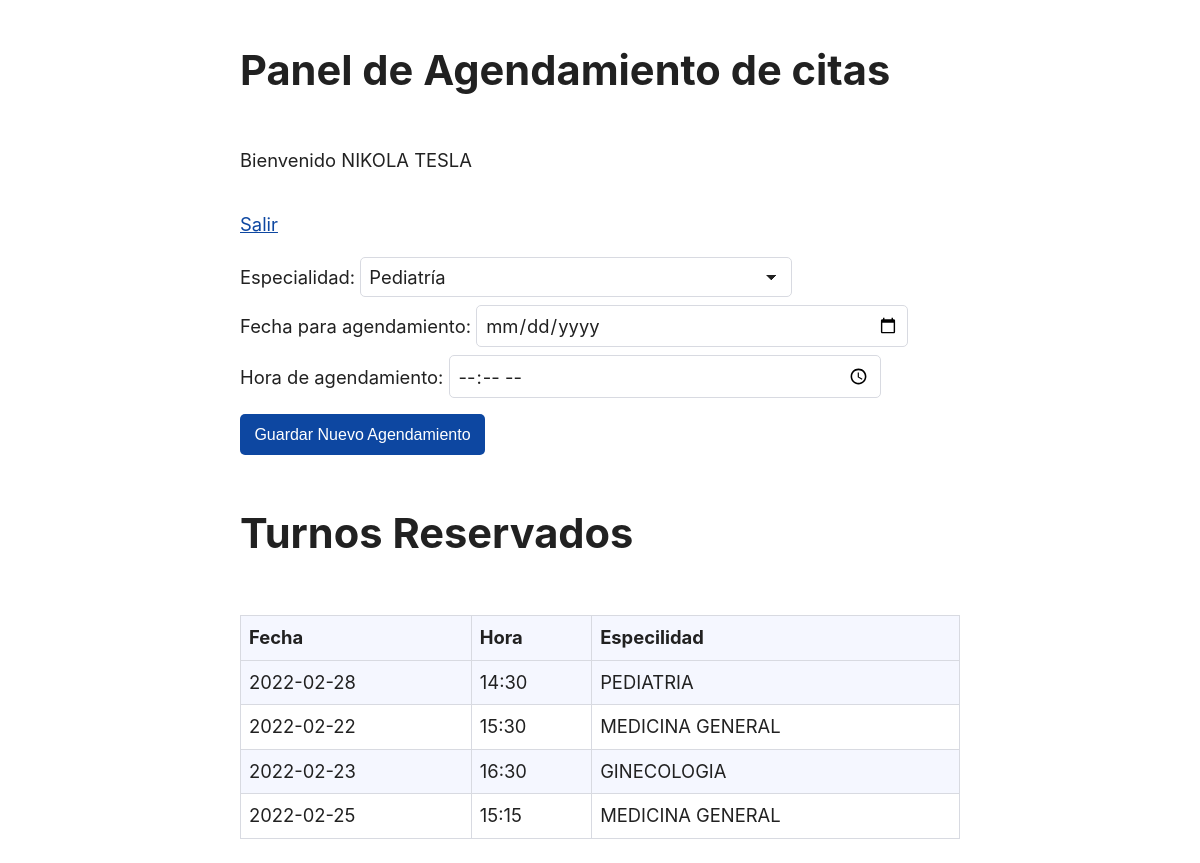
Page /index_usuario.php (signed in) on the committed database.
### tables this page shows
CREATE TABLE `turnos` (
  `TUR_ID` int(11) NOT NULL,
  `TUR_FECHA` text DEFAULT NULL,
  `TUR_HORA` text DEFAULT NULL,
  `TUR_DOC_ID` int(11) DEFAULT NULL,
  `TUR_US_ID` int(11) DEFAULT NULL
);

CREATE TABLE `doctores` (
  `DOC_ID` int(11) NOT NULL,
  `DOC_ESPECIALIDAD` text DEFAULT NULL,
  `DOC_OBSERVACIONES` text DEFAULT NULL
);

### index_usuario.php (the view, shortened to what this page needs)
<?php
require 'config.php';
$usuario3 = $_SESSION['nombredelusuario'];
?>
<!DOCTYPE html>
<html lang="es" dir="ltr">
  <head>
    <link rel="stylesheet" href="./moestilo.css">
  </head>
  <body>
    <h2>Panel de Agendamiento de citas</h2>
    <p>Bienvenido <?php print_r($_SESSION['nombredelusuario']); ?></p>
    <p>
      <a href="logout.php">Salir</a>
    </p>
    <form class="" action="" method="post" enctype="multipart/form-data" autocomplete="off">
        <label for="">Especialidad:</label>
        <select name="especialidad">
            <option value="1">Pediatría</option>
        </select>
        <br>
        <label for="">Fecha para agendamiento:</label>
        <input type="date" id="fecha_agen" name="fecha_agen">
        <br>
        <label for="">Hora de agendamiento:</label>
        <input type="time" name="hora_agen">
        <br>
      <button type="submit" name="btAgendar">Guardar Nuevo Agendamiento</button>
    </form>
    <br>
    <br>
    <h2>Turnos Reservados</h2>
    <table>
      <tr>
        <th>Fecha</th>
        <th>Hora</th>
        <th>Especilidad</th>
      </tr>
      <?php
        $sql2 = "SELECT TUR_FECHA, TUR_HORA, DOC_ESPECIALIDAD, US_APELLIDOSNOMBRES FROM TURNOS
                  INNER JOIN DOCTORES ON TUR_DOC_ID = DOC_ID
                  INNER JOIN USUARIOS ON TUR_US_ID = US_ID
                  where US_APELLIDOSNOMBRES = '$usuario3';";
        $result = $conn->query($sql2);
        if ($result->num_rows > 0) {
          while($row = $result->fetch_assoc()) {
          echo "<tr><td>" . $row["TUR_FECHA"]. "</td><td>" . $row["TUR_HORA"] . "</td><td>"
          . $row["DOC_ESPECIALIDAD"]. "</td></tr>";
          }
          echo "</table>";
        } else { echo "No hay agendamientos"; }
      ?>
  </body>
</html>

### moestilo.css (style rules this page uses)
:root { --sans-font: -apple-system, BlinkMacSystemFont, "Avenir Next", Avenir, "Nimbus Sans L", Roboto, Noto, "Segoe UI", Arial, Helvetica, "Helvetica Neue", sans-serif; --mono-font: Consolas, Menlo, Monaco, "Andale Mono", "Ubuntu Mono", monospace; --bg: #fff; --accent-bg: #f5f7ff; --text: #212121; --text-light: #585858; --border: #d8dae1; --accent: #0d47a1; --code: #d81b60; --preformatted: #444; --marked: #ffdd33; --disabled: #efefef; }
html { font-family: var(--sans-font); scroll-behavior: smooth; }
body { color: var(--text); background: var(--bg); font-size: 1.15rem; line-height: 1.5; display: grid; grid-template-columns: 1fr min(45rem, 90%) 1fr; margin: 0; }
body>* { grid-column: 2; }
h2 { font-size: 2.6rem; margin-top: 3rem; }
h1, h2, h3 { line-height: 1.1; }
a, a:visited { color: var(--accent); }
button, [role="button"], input[type="submit"], input[type="reset"], input[type="button"] { border: none; border-radius: 5px; background: var(--accent); font-size: 1rem; color: var(--bg); padding: 0.7rem 0.9rem; margin: 0.5rem 0; }
table { border-collapse: collapse; width: 100%; margin: 1.5rem 0; }
td, th { border: 1px solid var(--border); text-align: left; padding: 0.5rem; }
th { background: var(--accent-bg); font-weight: bold; }
tr:nth-child(even) { background: var(--accent-bg); }
textarea, select, input { font-size: inherit; font-family: inherit; padding: 0.5rem; margin-bottom: 0.5rem; color: var(--text); background: var(--bg); border: 1px solid var(--border); border-radius: 5px; box-shadow: none; box-sizing: border-box; width: 60%; -moz-appearance: none; -webkit-appearance: none; appearance: none; }
select { background-image: linear-gradient(45deg, transparent 49%, var(--text) 51%), linear-gradient(135deg, var(--text) 51%, transparent 49%); background-position: calc(100% - 20px), calc(100% - 15px); background-size: 5px 5px, 5px 5px; background-repeat: no-repeat; }

### rows in the picture
turnos: TUR_FECHA "2022-02-28", TUR_HORA "14:30", TUR_DOC_ID.DOC_ESPECIALIDAD "PEDIATRIA"
turnos: TUR_FECHA "2022-02-22", TUR_HORA "15:30", TUR_DOC_ID.DOC_ESPECIALIDAD "MEDICINA GENERAL"
turnos: TUR_FECHA "2022-02-23", TUR_HORA "16:30", TUR_DOC_ID.DOC_ESPECIALIDAD "GINECOLOGIA"
turnos: TUR_FECHA "2022-02-25", TUR_HORA "15:15", TUR_DOC_ID.DOC_ESPECIALIDAD "MEDICINA GENERAL"
